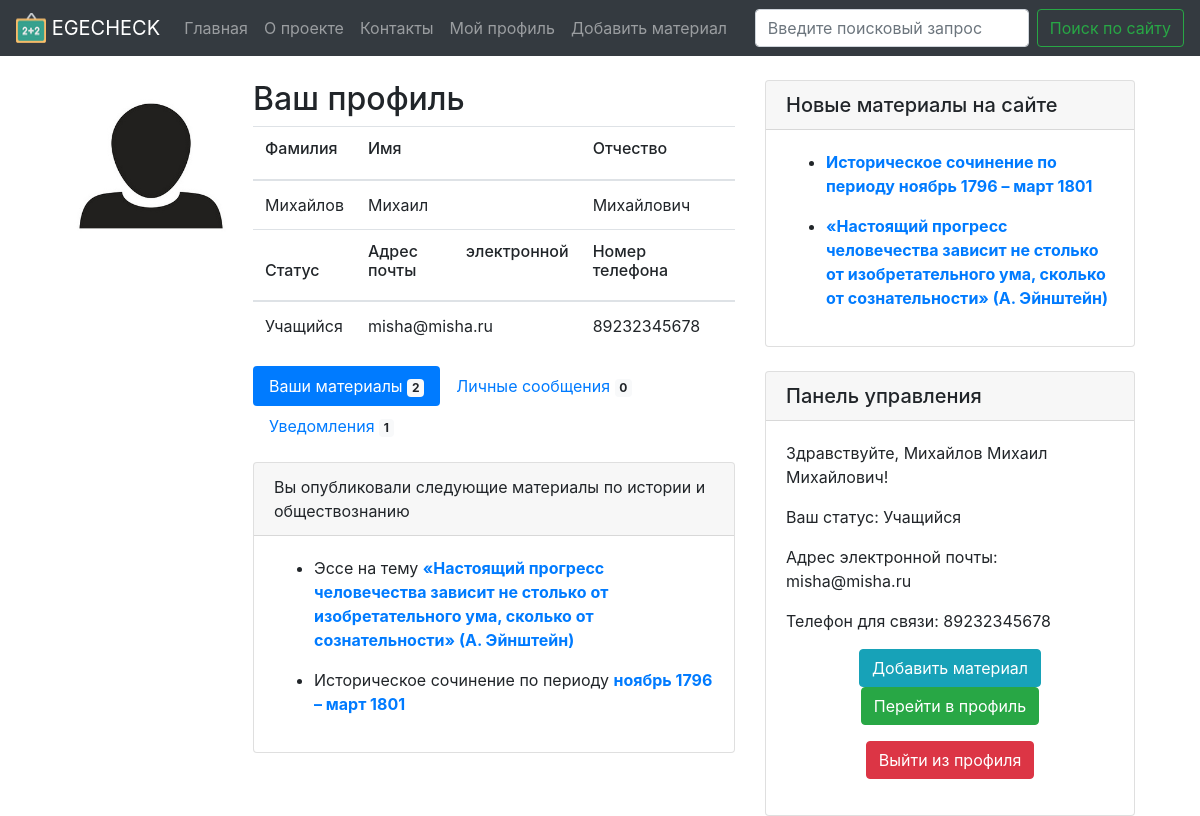
Screenshot of /profile/mihailmihajlov6 (signed in) with the database file from the repository.
### models.py (models this page shows)
class Users(Model, UserMixin):
    class Meta:
        database = db
        table_name = "users"
    name = CharField()
    surname = CharField()
    middle_name = CharField()
    nickname = CharField()
    status = CharField()
    email = CharField(unique=True)
    password = CharField()
    phone_number = CharField()

class Posts(Model):
    class Meta:
        database = db
        table_name = "posts"
    title = CharField()
    category = CharField()
    content = TextField()
    author = ForeignKeyField(Users, backref='posts_author')
    create_date = DateTimeField()
    is_published = BooleanField(default=True)

### routes.py (the view, shortened to what this page needs)
@app.route('/profile/<nickname>', methods=['GET', 'POST'])
@login_required
def profile(nickname):
    user_surname = ''
    user_id = 0
    student_post_count = 0
    all_count = 0
    user_middle_name = ''
    user_name = ''
    user_nickname = ''
    user_status = ''
    user_email = ''
    user_phone = ''
    student_post_list = ''
    expert_comments_h = ''
    expert_comments_s = ''
    g.user = current_user.get_id()
    all_users = Users.select().where(Users.nickname == nickname)
    form = MessageForm()
    for p_user in all_users:
        user_id = p_user.id
        user_name = p_user.name
        user_surname = p_user.surname
        user_middle_name = p_user.middle_name
        user_nickname = p_user.nickname
        user_status = p_user.status
        user_email = p_user.email
        user_phone = p_user.phone_number
    notification_list = Notification.select().join(Users, on=Notification.recipient).where(
        Notification.recipient == g.user).order_by(Notification.date.desc())
    notification_count = Notification.select().join(Users, on=Notification.recipient).where(
        Notification.recipient == g.user).count()
    message_list = Messages.select().join(Users, on=Messages.recipient).where(
        Messages.recipient == g.user).order_by(Messages.date.desc())
    message_count = Messages.select().join(Users, on=Messages.recipient).where(
        Messages.recipient == g.user).count()
    for student in all_users:
        if student.status == 'Учащийся':
            student_post_list = Posts.select().join(Users).where(Users.nickname == nickname)
            student_post_count = Posts.select().join(Users).where(Users.nickname == nickname).count()
    for expert in all_users:
        if expert.status == 'Педагог' or expert.status == 'Эксперт' or expert.status == 'Репетитор':
            expert_comments_h = CommentsH.select().join(Posts).where(CommentsH.post_id == Posts.id)
            expert_comments_s = CommentsS.select().join(Posts).where(CommentsS.post_id == Posts.id)
            expert_comments_h_count = CommentsH.select().join(Posts).where(CommentsH.post_id == Posts.id).count()
            expert_comments_s_count = CommentsS.select().join(Posts).where(CommentsS.post_id == Posts.id).count()
            all_count = expert_comments_h_count + expert_comments_s_count
    if request.method == "POST" and form.validate_on_submit():
        theme = form.theme.data
        message = form.message.data
        Messages.create(theme=theme, message=message, sender=g.user, recipient=user_id,
                        date=datetime.today())
        return redirect(request.url)
    if user_id == g.user:
        return render_template('my_profile.html', user_surname=user_surname,
                               user_middle_name=user_middle_name, user_name=user_name, user_nickname=user_nickname,
                               user_status=user_status, user_email=user_email, user_phone=user_phone,
                               notification_list=notification_list, student_post_list=student_post_list,
                               expert_comments_h=expert_comments_h, expert_comments_s=expert_comments_s,
                               message_list=message_list, message_count=message_count,
                               notification_count=notification_count, student_post_count=student_post_count,
                               all_count=all_count)

### forms.py
class MessageForm(FlaskForm):
    theme = StringField('Тема сообщения', validators=[Required()])
    message = TextAreaField('Текст сообщения')
    submit = SubmitField('Отправить сообщение')

### app.py (called while the page is built)
@login_manager.user_loader
def load_user(user_id):
    return Users.get(Users.id == user_id)

@app.context_processor
def sidebar():
    last_posts = Posts.select().order_by(Posts.create_date.desc()).limit(5)
    return dict(last_posts=last_posts)

@app.context_processor
def need_info():
    u_status = ''
    u_id = 0
    u_name = ''
    u_surname = ''
    u_middle_name = ''
    u_nickname = ''
    g.user = current_user.get_id()
    user_info = Users.select().where(Users.id == g.user)
    for now_user in user_info:
        u_status = now_user.status
        u_id = now_user.id
    all_users = Users.select()
    for i in all_users:
        u_name = i.name
        u_surname = i.surname
        u_middle_name = i.middle_name
        u_nickname = i.nickname
    return dict(u_status=u_status, u_id=u_id, all_users=all_users, u_name=u_name, u_surname=u_surname,
                u_middle_name=u_middle_name, u_nickname=u_nickname)

### templates/my_profile.html (shortened to what this page needs)
{% extends "base.html" %}
{% block content %}
<div class="container-fluid">
  <div class="row align-items-start justify-content-center">
  <div class="col-7">
<div class="media">
  <img class="align-self-start mr-3" src="{{ url_for('static', filename='user_icon.jpg') }}" width="172" height="172" alt="Generic placeholder image">
  <div class="media-body">
    <h2 class="mt-0">Ваш профиль</h2>
    <table class="table table-borderless text-justify">
        <thead>
    <tr>
      <th scope="col"><h6>Фамилия</h6></th>
      <th scope="col"><h6>Имя</h6></th>
      <th scope="col"><h6>Отчество</h6></th>
    </tr>
    <tr>
      <td>{{user_surname}}</td>
      <td>{{user_name}}</td>
      <td>{{user_middle_name}}</td>
    </tr>
    <tr>
      <th scope="col"><h6>Статус</h6></th>
      <th scope="col"><h6>Адрес электронной почты</h6></th>
      <th scope="col"><h6>Номер телефона</h6></th>
    </tr>
  </thead>
  <tbody>
    <tr>
      <td>{{user_status}}</td>
      <td>{{user_email}}</td>
      <td>{{user_phone}}</td>
    </tr>
  </tbody>
</table>
    <ul class="nav nav-pills mb-3" id="pills-tab" role="tablist">
  <li class="nav-item">
    {% if u_status == "Педагог" or u_status == "Эксперт" or u_status == "Репетитор" %}
    <a class="nav-link active" id="pills-home-tab" data-toggle="pill" href="#pills-home" role="tab" aria-controls="pills-home" aria-selected="true">Ваши оценки <span class="badge badge-light">{{all_count}}</span></a>
    {% else %}
    <a class="nav-link active" id="pills-home-tab" data-toggle="pill" href="#pills-home" role="tab" aria-controls="pills-home" aria-selected="true">Ваши материалы <span class="badge badge-light">{{student_post_count}}</span></a>
    {% endif %}
  </li>
  <li class="nav-item">
  <a class="nav-link" id="pills-profile-tab" data-toggle="pill" href="#pills-profile" role="tab" aria-controls="pills-profile" aria-selected="false">Личные сообщения <span class="badge badge-light">{{message_count}}</span></a>
  </li>
  <li class="nav-item">
    <a class="nav-link" id="pills-contact-tab" data-toggle="pill" href="#pills-contact" role="tab" aria-controls="pills-contact" aria-selected="false">Уведомления <span class="badge badge-light">{{notification_count}}</span></a>
  </li>
</ul>
<div class="tab-content" id="pills-tabContent">
  <div class="tab-pane fade show active" id="pills-home" role="tabpanel" aria-labelledby="pills-home-tab">
    {% if u_status == "Учащийся" %}
    <div class="card">
      <div class="card-header">Вы опубликовали следующие материалы по истории и обществознанию</div>
      <div class="card-body">
      {% for student_post in student_post_list %}
        <ul>
      {% if student_post.category == 'История' %}
    <li>Историческое сочинение по периоду <a class="alert-link" href="{{ url_for('post', id=student_post.id)}}">{{ student_post.title}}</a></li>
    {% else %}
    <li>Эссе на тему <a class="alert-link" href="{{ url_for('post', id=student_post.id)}}">{{ student_post.title}}</a></li>
    {% endif %}
  </ul>
  {% endfor %}
  </div>
</div>
{% endif %}
  </div>
</div>
  </div>
</div>
  </div>
{% endblock %}

### templates/base.html (shortened to what this page needs)
<!DOCTYPE html>
<html lang="ru">
<head>
  <link rel="stylesheet" href="https://maxcdn.bootstrapcdn.com/bootstrap/4.0.0/css/bootstrap.min.css">
  <link href="https://maxcdn.bootstrapcdn.com/font-awesome/4.3.0/css/font-awesome.min.css" rel="stylesheet">
</head>
<body>
<nav class="navbar sticky-top navbar-expand-lg navbar-dark bg-dark">
  <a class="navbar-brand" href="{{url_for('index')}}">
    <img src="{{ url_for('static', filename='icon_logo.png') }}" width="30" height="30" class="d-inline-block align-top" alt="">
    EGECHECK
  </a>
  <div class="collapse navbar-collapse" id="navbarSupportedContent">
    <ul class="navbar-nav mr-auto">
      {% if current_user.is_authenticated %}
      <li class="nav-item">
        <a class="nav-link" href="{{url_for('index')}}">Главная</a>
      </li>
      <li class="nav-item">
        <a class="nav-link" href="{{url_for('about')}}">О проекте</a>
      </li>
      <li class="nav-item">
        <a class="nav-link" href="{{url_for('contacts')}}">Контакты</a>
      </li>
      <li class="nav-item">
        <a class="nav-link" href="{{url_for('profile', nickname=current_user.nickname)}}">Мой профиль</a>
      </li>
      {% if current_user.is_authenticated and u_status == 'Учащийся' %}
      <li class="nav-item">
        <a class="nav-link" href="{{url_for('add')}}">Добавить материал</a>
      </li>
      {% endif %}
      {% endif %}
    </ul>
    <form class="form-inline my-2 my-lg-0">
      <input class="form-control mr-sm-2" type="search" placeholder="Введите поисковый запрос" aria-label="Search">
      <button class="btn btn-outline-success my-2 my-sm-0" type="submit">Поиск по сайту</button>
    </form>
  </div>
</nav>
<br/>
  {% block content %} {% endblock %}
  <div class="col-4">
    <div class="card">
  <h5 class="card-header">Новые материалы на сайте</h5>
  <div class="card-body">
    {% for posts in last_posts %}
    <ul>
    {% if posts.category == 'История' %}
    <li><a class="alert-link" href="{{ url_for('post', id=posts.id)}}"><p>Историческое сочинение по периоду {{ posts. title }}</p></a></li>
    {% else %}
    <li><a class="alert-link" href="{{ url_for('post', id=posts.id)}}"><p>{{ posts.title }}</p></a></li>
    {% endif %}
  </ul>
    {% endfor %}
  </div>
</div>
<div class="card">
  <h5 class="card-header">Панель управления</h5>
  {% if current_user.is_authenticated %}
  <div class="card-body">
<p>Здравствуйте, {{ current_user.surname }} {{ current_user.name }} {{ current_user.middle_name }}!</p>
<p>Ваш статус: {{ current_user.status }}</p>
<p>Адрес электронной почты: {{ current_user.email }}</p>
<p>Телефон для связи: {{ current_user.phone_number }}</p>
{% if u_status == 'Учащийся' %}
<p class="text-center"><a class="btn btn-info" href="{{url_for('add')}}">Добавить материал</a>
<a class="btn btn-success" href="{{url_for('profile', nickname=current_user.nickname)}}">Перейти в профиль</a></p>
<p class="text-center"><a class="btn btn-danger" href="{{ url_for('logout') }}">Выйти из профиля</a></p>
{% else %}
<p class="text-center"><a class="btn btn-success" href="{{url_for('profile', nickname=current_user.nickname)}}">Перейти в  мой профиль</a> <a class="btn btn-danger" href="{{ url_for('logout') }}">Выйти из профиля</a></p>
{% endif %}
  </div>
  {% endif %}
</div>
  </div>
</div>
</div>
</body>
</html>

### rows the page displays
Users: surname "Михайлов", name "Михаил", middle_name "Михайлович", status "Учащийся", email "misha@misha.ru", phone_number "89232345678"
Posts: title "«Настоящий прогресс человечества зависит не столько от изобретательного ума, сколько от сознательности» (А. Эйнштейн)"
Posts: title "ноябрь 1796 – март 1801"

### other values shown
{{ student_post_count }} "2"
{{ message_count }} "0"
{{ notification_count }} "1"
